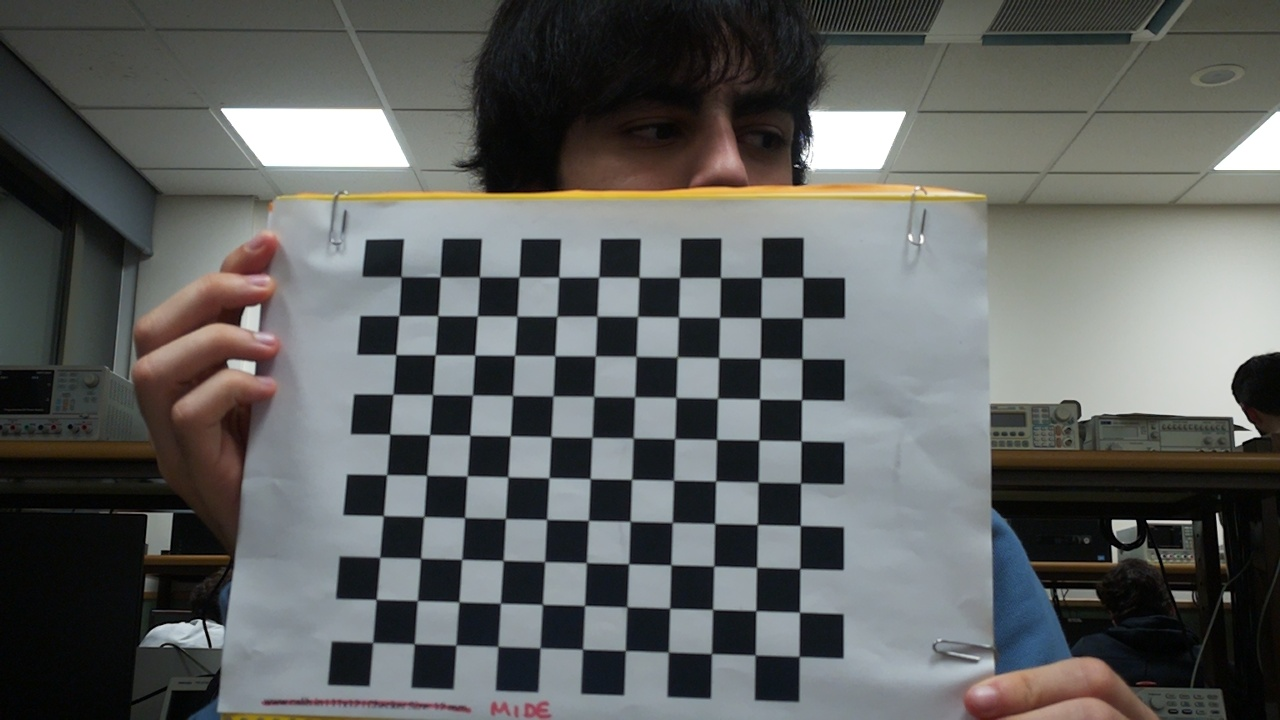
#> input picture calibration_images/0.jpg, 1280 x 720 px
$ python -i tracker_rpi.py   (imports and definitions only)
#> lines starting #> are read from the running program, lines starting #| are printed output that depends on the picture; after the words box and inside, x2 and y2 are one past the last pixel; in counts of white or black regions, pixels touching at a corner belong together
#> further down, picture is the input picture: shape (720, 1280, 3); mean B, G, R 95.2, 96.7, 94.7
import numpy as np
import cv2
import sys
import time
import argparse
from collections import deque
from picamera2 import Picamera2

class ObjectTracker:
    def __init__(self, memory_size=64, video_source=None, target_color='red', min_size=10, main=False, picam=None):
        # Initialize the ObjectTracker with default parameters or user-defined values.
        self.memory_size = memory_size
        self.video_source = video_source
        self.target_color = target_color
        self.min_size = min_size
        self.memory = deque(maxlen=self.memory_size)

        self.main = main
        self.picam = picam
        self.initialize_camera(main, picam)

    def initialize_camera(self, main, picam):
        # If the video source is specified, use it. Otherwise, initialize the Raspberry Pi camera.
#> (the call stopped at in initialize_camera, `self.camera = Picamera2()`: picamera2 is not available in this run)
        if not self.video_source and main==False:
            # Use Raspberry Pi camera
            self.camera = Picamera2()
            self.camera.preview_configuration.main.size = (640, 480)
            self.camera.preview_configuration.main.format = "RGB888"
            self.camera.preview_configuration.align()
            self.camera.configure("preview")
            self.camera.start()
            time.sleep(2.0)

        elif not self.video_source and main==True:
           #The camera is already initialized in the main
           # Use Raspberry Pi camera
            self.camera = picam


    # [10 lines left out: function capture_frame, not called in this run]


    def create_mask(self, image):
        """
        Create a color mask based on the specified target color.
        Erosion and dilation are applied to reduce noise and improve accuracy.
        Return the resulting mask.
        """
        if self.target_color == 'red':
            # Define HSV range for red color (since it wraps around 0/180 degrees).
            lower_red_1 = np.array([0, 100, 20])
            upper_red_1 = np.array([10, 255, 255])
            lower_red_2 = np.array([160, 100, 20])
            upper_red_2 = np.array([179, 255, 255])
            mask = cv2.inRange(image, lower_red_1, upper_red_1) + cv2.inRange(image, lower_red_2, upper_red_2)
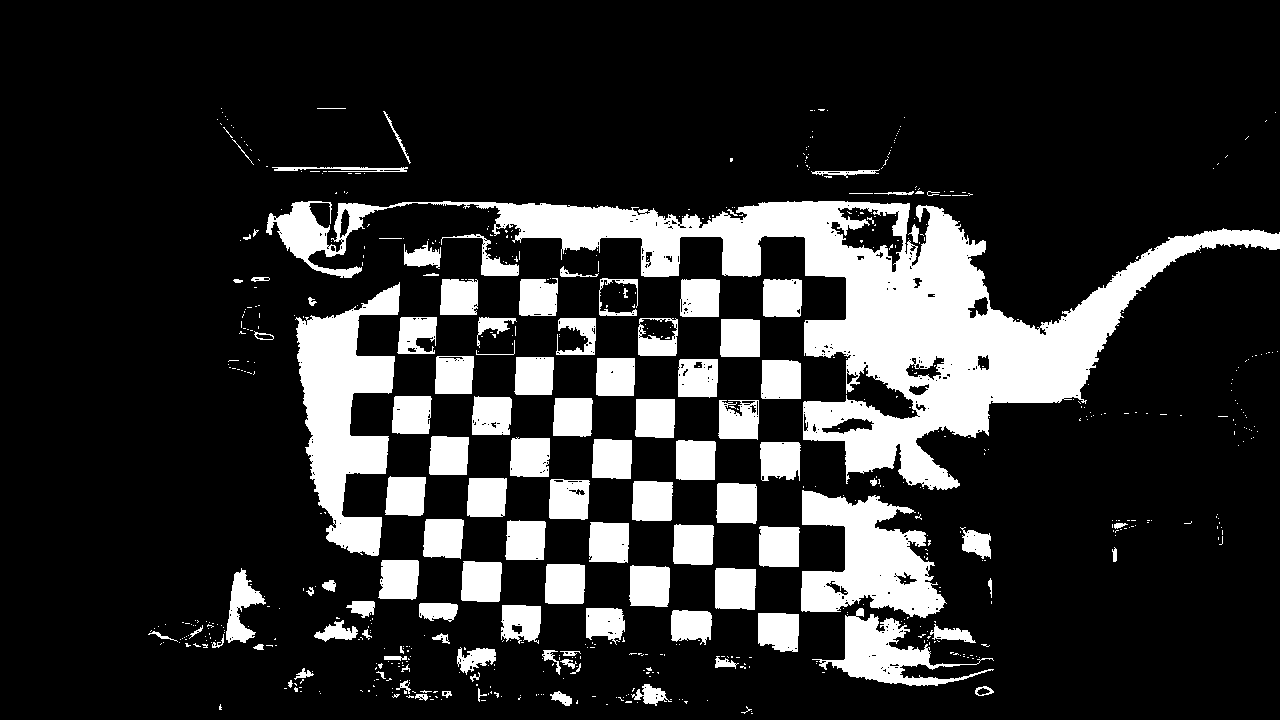
#> mask: shape (720, 1280); 18% white; 664 white regions (554 under 20 px), largest, box (x1, y1, x2, y2) and area: (266, 201, 1280, 490) 64279, (295, 282, 400, 556) 14374, (801, 490, 947, 618) 10712

        elif self.target_color == 'blue':
            lower_blue = np.array([100, 100, 20])
            upper_blue = np.array([120, 255, 255])
            mask = cv2.inRange(image, lower_blue, upper_blue)

        elif self.target_color == 'green':
            lower_green = np.array([45, 100, 20])
            upper_green = np.array([76, 255, 255])
            mask = cv2.inRange(image, lower_green, upper_green)

        elif self.target_color == 'yellow':
            lower_yellow = np.array([20, 100, 20])
            upper_yellow = np.array([40, 255, 255])
            mask = cv2.inRange(image, lower_yellow, upper_yellow)

        elif self.target_color == 'purple':
            lower_purple = np.array([130, 100, 20])
            upper_purple = np.array([150, 255, 255])
            mask = cv2.inRange(image, lower_purple, upper_purple)

        else:
            raise ValueError('Invalid color. Choose from red, blue, green, purple or yellow.')

        # Apply erosion and dilation to the mask
        mask = cv2.erode(mask, None, iterations=3)
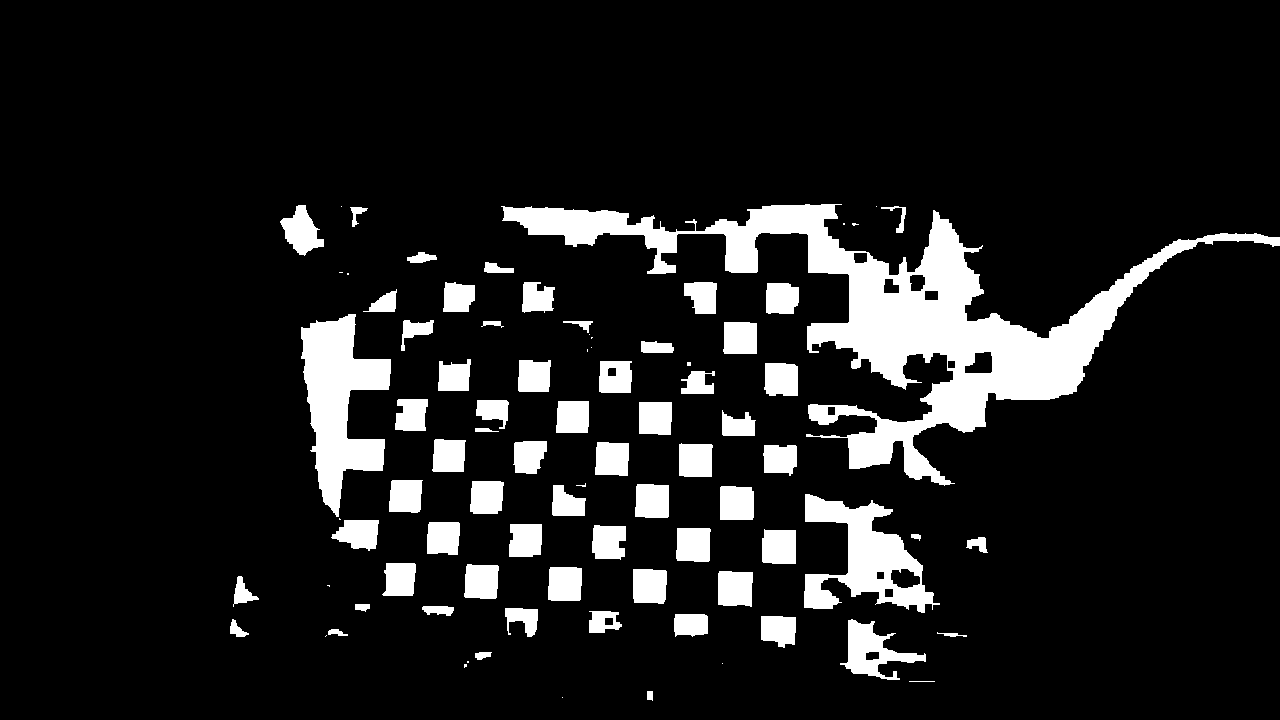
#> mask: shape (720, 1280); 11.3% white; 85 white regions (19 under 20 px), largest, box (x1, y1, x2, y2) and area: (501, 204, 1280, 486) 42928, (301, 314, 391, 517) 9458, (804, 494, 940, 613) 7030
        mask = cv2.dilate(mask, None, iterations=3)
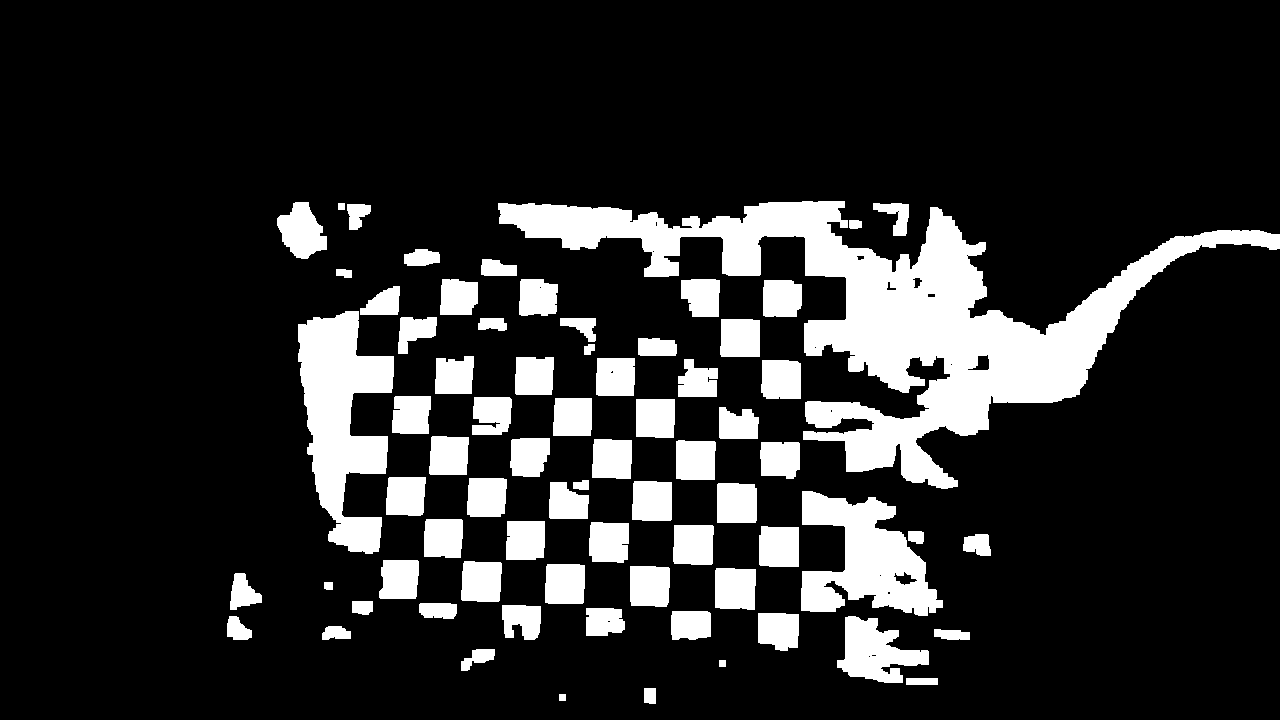
#> mask: shape (720, 1280); 16.2% white; 72 white regions, largest, box (x1, y1, x2, y2) and area: (498, 201, 1280, 489) 56171, (298, 311, 394, 554) 13187, (801, 491, 943, 616) 9880
        return mask


    # [85 lines left out: functions identify_object, visualize_frame, track_single_frame, track, not called in this run]

    def close_camera(self):
        # Release the camera and close all windows
        self.camera.release()
        cv2.destroyAllWindows()

    def __del__(self):
        # Destructor to close the camera when the ObjectTracker object is deleted
        self.close_camera()

# [11 lines left out: function tracking_main, not called in this run]

# [2 lines not run here, left out]

>>> import cv2
>>> picture = cv2.imread('calibration_images/0.jpg')
>>> result = ObjectTracker().create_mask(picture)

$ run again, on calibration_images/1.jpg
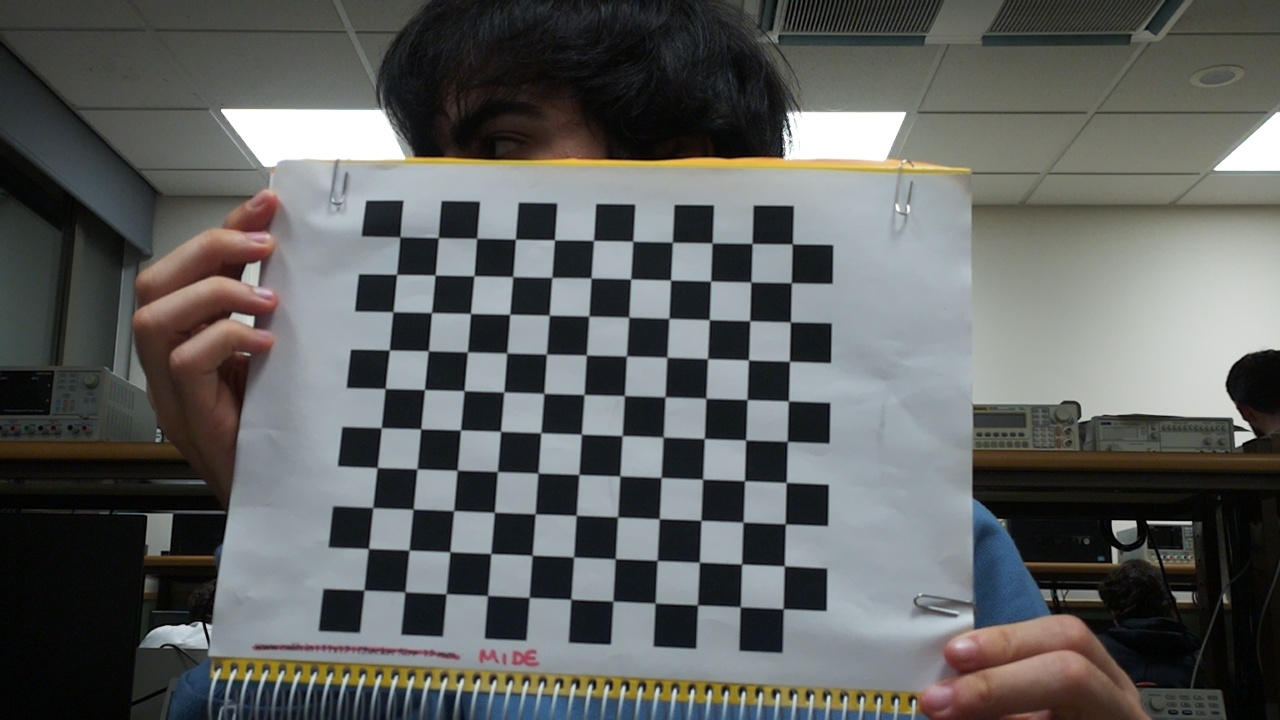
#> input picture calibration_images/1.jpg, 1280 x 720 px
#> picture is the input picture: shape (720, 1280, 3); mean B, G, R 94.6, 96, 94.2
#> in create_mask, `mask = cv2.inRange(image, lower_red_1, upper_red_1) + cv2.inRange(imag..`:
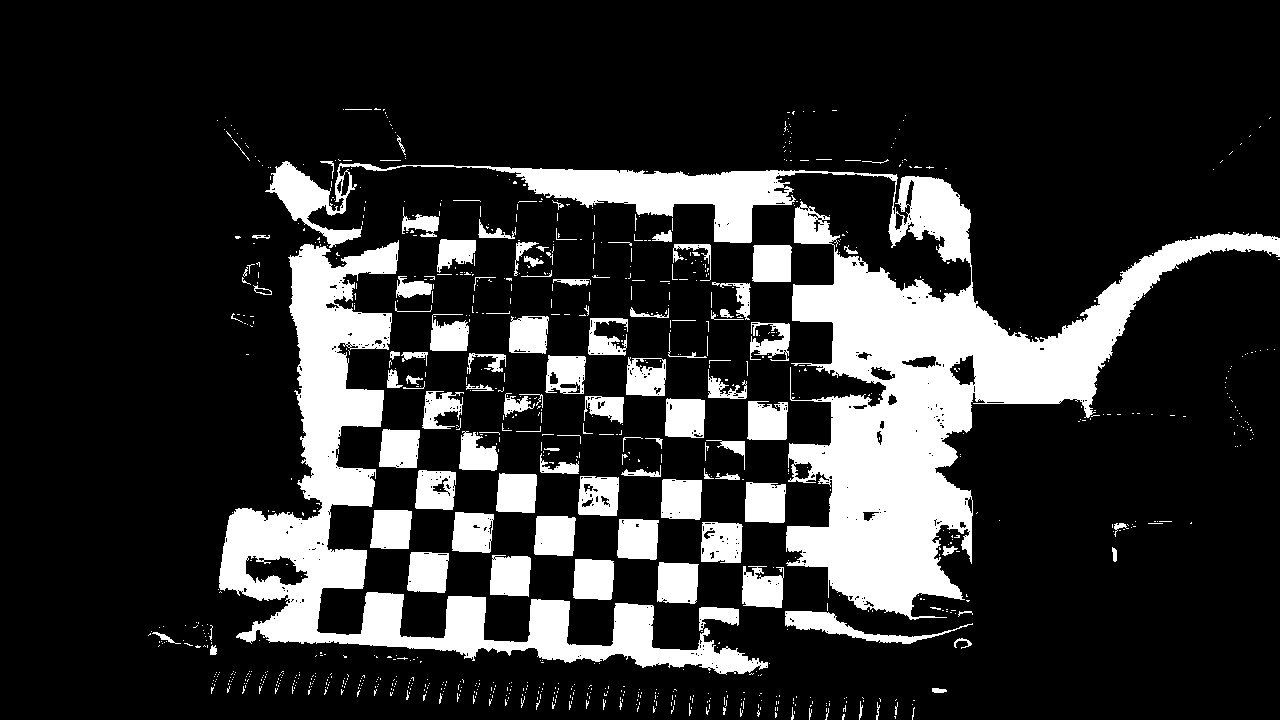
#> mask: shape (720, 1280); 18.5% white; 994 white regions (882 under 20 px), largest, box (x1, y1, x2, y2) and area: (265, 161, 1280, 620) 79161, (219, 240, 768, 675) 40730, (785, 611, 973, 644) 1670
#> in create_mask, `mask = cv2.dilate(mask, None, iterations=3)`:
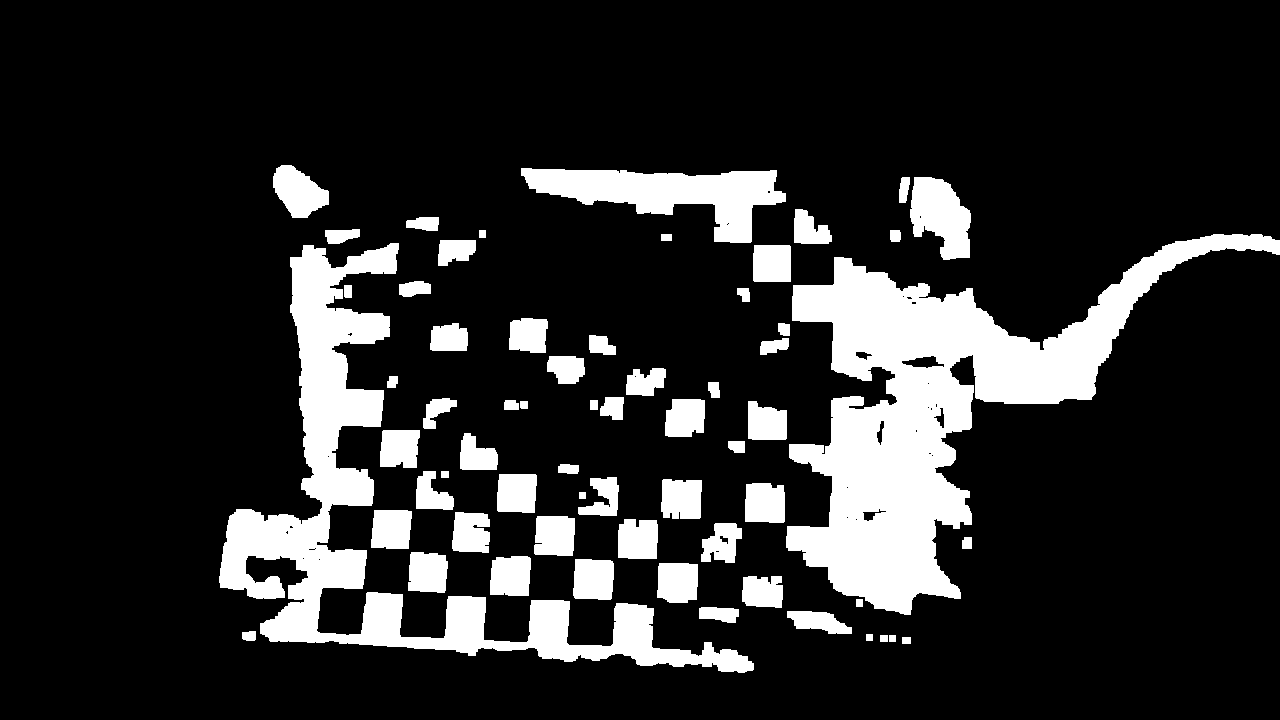
#> mask: shape (720, 1280); 16.2% white; 63 white regions, largest, box (x1, y1, x2, y2) and area: (786, 234, 1280, 615) 57059, (219, 243, 754, 673) 38519, (521, 168, 786, 243) 9468
